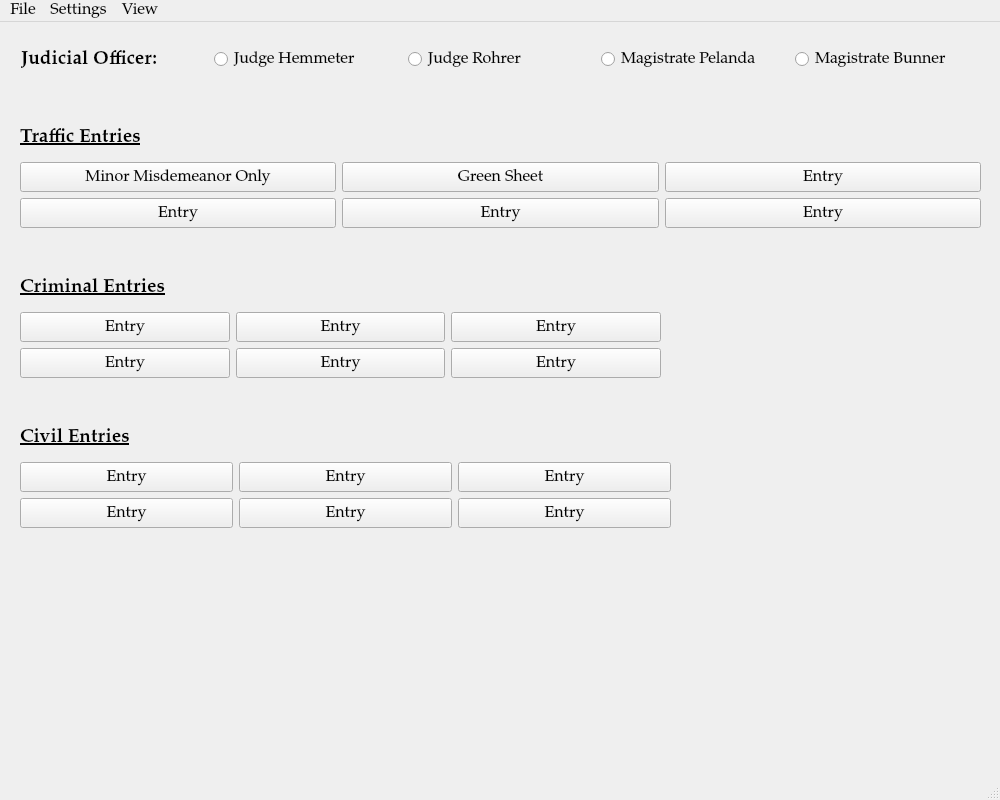
<?xml version="1.0" encoding="UTF-8"?>
<ui version="4.0">
 <class>MainWindow</class>
 <widget class="QMainWindow" name="MainWindow">
  <property name="geometry">
   <rect>
    <x>0</x>
    <y>0</y>
    <width>1000</width>
    <height>800</height>
   </rect>
  </property>
  <property name="sizePolicy">
   <sizepolicy hsizetype="Fixed" vsizetype="Fixed">
    <horstretch>0</horstretch>
    <verstretch>0</verstretch>
   </sizepolicy>
  </property>
  <property name="minimumSize">
   <size>
    <width>0</width>
    <height>800</height>
   </size>
  </property>
  <property name="font">
   <font>
    <family>Palatino Linotype</family>
    <pointsize>12</pointsize>
   </font>
  </property>
  <property name="windowTitle">
   <string>MuniEntry</string>
  </property>
  <widget class="QWidget" name="centralwidget">
   <widget class="QWidget" name="layoutWidget">
    <property name="geometry">
     <rect>
      <x>20</x>
      <y>290</y>
      <width>641</width>
      <height>68</height>
     </rect>
    </property>
    <layout class="QGridLayout" name="gridLayout_3">
     <item row="0" column="0">
      <widget class="QPushButton" name="FinalJudgmentEntryButton_6">
       <property name="minimumSize">
        <size>
         <width>120</width>
         <height>30</height>
        </size>
       </property>
       <property name="text">
        <string>Entry</string>
       </property>
      </widget>
     </item>
     <item row="0" column="1">
      <widget class="QPushButton" name="FinalJudgmentEntryButton_7">
       <property name="minimumSize">
        <size>
         <width>120</width>
         <height>30</height>
        </size>
       </property>
       <property name="text">
        <string>Entry</string>
       </property>
      </widget>
     </item>
     <item row="0" column="2">
      <widget class="QPushButton" name="MinorMisdemeanorTrafficButton_2">
       <property name="minimumSize">
        <size>
         <width>120</width>
         <height>30</height>
        </size>
       </property>
       <property name="text">
        <string>Entry</string>
       </property>
      </widget>
     </item>
     <item row="1" column="0">
      <widget class="QPushButton" name="FinalJudgmentEntryButton_8">
       <property name="minimumSize">
        <size>
         <width>120</width>
         <height>30</height>
        </size>
       </property>
       <property name="text">
        <string>Entry</string>
       </property>
      </widget>
     </item>
     <item row="1" column="1">
      <widget class="QPushButton" name="FinalJudgmentEntryButton_9">
       <property name="minimumSize">
        <size>
         <width>120</width>
         <height>30</height>
        </size>
       </property>
       <property name="text">
        <string>Entry</string>
       </property>
      </widget>
     </item>
     <item row="1" column="2">
      <widget class="QPushButton" name="FinalJudgmentEntryButton_10">
       <property name="minimumSize">
        <size>
         <width>120</width>
         <height>30</height>
        </size>
       </property>
       <property name="text">
        <string>Entry</string>
       </property>
      </widget>
     </item>
    </layout>
   </widget>
   <widget class="QLabel" name="label_2">
    <property name="geometry">
     <rect>
      <x>20</x>
      <y>100</y>
      <width>151</width>
      <height>31</height>
     </rect>
    </property>
    <property name="font">
     <font>
      <pointsize>14</pointsize>
      <weight>75</weight>
      <bold>true</bold>
      <underline>true</underline>
     </font>
    </property>
    <property name="text">
     <string>Traffic Entries</string>
    </property>
   </widget>
   <widget class="QLabel" name="label_3">
    <property name="geometry">
     <rect>
      <x>20</x>
      <y>250</y>
      <width>181</width>
      <height>31</height>
     </rect>
    </property>
    <property name="font">
     <font>
      <pointsize>14</pointsize>
      <weight>75</weight>
      <bold>true</bold>
      <underline>true</underline>
     </font>
    </property>
    <property name="text">
     <string>Criminal Entries</string>
    </property>
   </widget>
   <widget class="QLabel" name="label_4">
    <property name="geometry">
     <rect>
      <x>20</x>
      <y>400</y>
      <width>171</width>
      <height>31</height>
     </rect>
    </property>
    <property name="font">
     <font>
      <family>Palatino Linotype</family>
      <pointsize>14</pointsize>
      <weight>75</weight>
      <bold>true</bold>
      <underline>true</underline>
     </font>
    </property>
    <property name="text">
     <string>Civil Entries</string>
    </property>
   </widget>
   <widget class="QWidget" name="layoutWidget_2">
    <property name="geometry">
     <rect>
      <x>20</x>
      <y>440</y>
      <width>651</width>
      <height>68</height>
     </rect>
    </property>
    <layout class="QGridLayout" name="gridLayout_4">
     <item row="0" column="0">
      <widget class="QPushButton" name="FinalJudgmentEntryButton_11">
       <property name="minimumSize">
        <size>
         <width>120</width>
         <height>30</height>
        </size>
       </property>
       <property name="text">
        <string>Entry</string>
       </property>
      </widget>
     </item>
     <item row="0" column="1">
      <widget class="QPushButton" name="FinalJudgmentEntryButton_12">
       <property name="minimumSize">
        <size>
         <width>120</width>
         <height>30</height>
        </size>
       </property>
       <property name="text">
        <string>Entry</string>
       </property>
      </widget>
     </item>
     <item row="0" column="2">
      <widget class="QPushButton" name="MinorMisdemeanorTrafficButton_3">
       <property name="minimumSize">
        <size>
         <width>120</width>
         <height>30</height>
        </size>
       </property>
       <property name="text">
        <string>Entry</string>
       </property>
      </widget>
     </item>
     <item row="1" column="0">
      <widget class="QPushButton" name="FinalJudgmentEntryButton_13">
       <property name="minimumSize">
        <size>
         <width>120</width>
         <height>30</height>
        </size>
       </property>
       <property name="text">
        <string>Entry</string>
       </property>
      </widget>
     </item>
     <item row="1" column="1">
      <widget class="QPushButton" name="FinalJudgmentEntryButton_14">
       <property name="minimumSize">
        <size>
         <width>120</width>
         <height>30</height>
        </size>
       </property>
       <property name="text">
        <string>Entry</string>
       </property>
      </widget>
     </item>
     <item row="1" column="2">
      <widget class="QPushButton" name="FinalJudgmentEntryButton_15">
       <property name="minimumSize">
        <size>
         <width>120</width>
         <height>30</height>
        </size>
       </property>
       <property name="text">
        <string>Entry</string>
       </property>
      </widget>
     </item>
    </layout>
   </widget>
   <widget class="QWidget" name="layoutWidget">
    <property name="geometry">
     <rect>
      <x>21</x>
      <y>21</y>
      <width>961</width>
      <height>33</height>
     </rect>
    </property>
    <layout class="QGridLayout" name="gridLayout">
     <item row="0" column="0">
      <widget class="QLabel" name="label">
       <property name="font">
        <font>
         <pointsize>14</pointsize>
         <weight>75</weight>
         <bold>true</bold>
        </font>
       </property>
       <property name="text">
        <string>Judicial Officer:</string>
       </property>
      </widget>
     </item>
     <item row="0" column="1">
      <widget class="QRadioButton" name="radioButton">
       <property name="text">
        <string>Judge Hemmeter</string>
       </property>
       <attribute name="buttonGroup">
        <string notr="true">buttonGroup</string>
       </attribute>
      </widget>
     </item>
     <item row="0" column="2">
      <widget class="QRadioButton" name="radioButton_2">
       <property name="text">
        <string>Judge Rohrer</string>
       </property>
       <attribute name="buttonGroup">
        <string notr="true">buttonGroup</string>
       </attribute>
      </widget>
     </item>
     <item row="0" column="3">
      <widget class="QRadioButton" name="radioButton_3">
       <property name="text">
        <string>Magistrate Pelanda</string>
       </property>
       <attribute name="buttonGroup">
        <string notr="true">buttonGroup</string>
       </attribute>
      </widget>
     </item>
     <item row="0" column="4">
      <widget class="QRadioButton" name="radioButton_4">
       <property name="text">
        <string>Magistrate Bunner</string>
       </property>
       <attribute name="buttonGroup">
        <string notr="true">buttonGroup</string>
       </attribute>
      </widget>
     </item>
    </layout>
   </widget>
   <widget class="QWidget" name="layoutWidget">
    <property name="geometry">
     <rect>
      <x>20</x>
      <y>140</y>
      <width>961</width>
      <height>68</height>
     </rect>
    </property>
    <layout class="QGridLayout" name="gridLayout_2">
     <item row="0" column="1">
      <widget class="QPushButton" name="GreenSheetButton">
       <property name="minimumSize">
        <size>
         <width>120</width>
         <height>30</height>
        </size>
       </property>
       <property name="text">
        <string>Green Sheet</string>
       </property>
      </widget>
     </item>
     <item row="0" column="2">
      <widget class="QPushButton" name="FinalJudgmentEntryButton_5">
       <property name="minimumSize">
        <size>
         <width>120</width>
         <height>30</height>
        </size>
       </property>
       <property name="text">
        <string>Entry</string>
       </property>
      </widget>
     </item>
     <item row="0" column="0">
      <widget class="QPushButton" name="MinorMisdemeanorTrafficButton">
       <property name="minimumSize">
        <size>
         <width>120</width>
         <height>30</height>
        </size>
       </property>
       <property name="text">
        <string>Minor Misdemeanor Only</string>
       </property>
      </widget>
     </item>
     <item row="1" column="0">
      <widget class="QPushButton" name="FinalJudgmentEntryButton_2">
       <property name="minimumSize">
        <size>
         <width>120</width>
         <height>30</height>
        </size>
       </property>
       <property name="text">
        <string>Entry</string>
       </property>
      </widget>
     </item>
     <item row="1" column="1">
      <widget class="QPushButton" name="FinalJudgmentEntryButton_3">
       <property name="minimumSize">
        <size>
         <width>120</width>
         <height>30</height>
        </size>
       </property>
       <property name="text">
        <string>Entry</string>
       </property>
      </widget>
     </item>
     <item row="1" column="2">
      <widget class="QPushButton" name="FinalJudgmentEntryButton_4">
       <property name="minimumSize">
        <size>
         <width>120</width>
         <height>30</height>
        </size>
       </property>
       <property name="text">
        <string>Entry</string>
       </property>
      </widget>
     </item>
    </layout>
   </widget>
  </widget>
  <widget class="QMenuBar" name="menubar">
   <property name="geometry">
    <rect>
     <x>0</x>
     <y>0</y>
     <width>1000</width>
     <height>26</height>
    </rect>
   </property>
   <widget class="QMenu" name="menuFile">
    <property name="title">
     <string>File</string>
    </property>
    <addaction name="actionOpen"/>
    <addaction name="actionOptions"/>
    <addaction name="actionExit"/>
    <addaction name="separator"/>
    <addaction name="actionExit_2"/>
   </widget>
   <widget class="QMenu" name="menuSettings">
    <property name="title">
     <string>Settings</string>
    </property>
    <addaction name="actioncontrollers"/>
   </widget>
   <widget class="QMenu" name="menuView">
    <property name="title">
     <string>View</string>
    </property>
   </widget>
   <addaction name="menuFile"/>
   <addaction name="menuSettings"/>
   <addaction name="menuView"/>
  </widget>
  <widget class="QStatusBar" name="statusbar"/>
  <action name="actionOpen">
   <property name="text">
    <string>Open</string>
   </property>
  </action>
  <action name="actionOptions">
   <property name="text">
    <string>Options</string>
   </property>
  </action>
  <action name="actionExit">
   <property name="text">
    <string>Templates</string>
   </property>
  </action>
  <action name="actionExit_2">
   <property name="text">
    <string>Exit</string>
   </property>
  </action>
  <action name="actionGeneral_Motion_Entry">
   <property name="text">
    <string>General Motion Entry</string>
   </property>
  </action>
  <action name="actionFail_to_Appear_Minor_Traffic_Offense">
   <property name="text">
    <string>Fail to Appear - Minor Traffic Offense</string>
   </property>
  </action>
  <action name="actionOmnibus_Motion_Form">
   <property name="text">
    <string>Omnibus Motion Form</string>
   </property>
  </action>
  <action name="actionJury_Instructions">
   <property name="text">
    <string>Jury Instructions</string>
   </property>
  </action>
  <action name="actioncontrollers">
   <property name="text">
    <string>controllers</string>
   </property>
  </action>
  <action name="actionTemplates">
   <property name="text">
    <string>Templates</string>
   </property>
  </action>
 </widget>
 <resources/>
 <connections>
  <connection>
   <sender>GreenSheetButton</sender>
   <signal>clicked()</signal>
   <receiver>MainWindow</receiver>
   <slot>pushButtonDialog()</slot>
   <hints>
    <hint type="sourcelabel">
     <x>448</x>
     <y>167</y>
    </hint>
    <hint type="destinationlabel">
     <x>216</x>
     <y>46</y>
    </hint>
   </hints>
  </connection>
  <connection>
   <sender>MinorMisdemeanorTrafficButton</sender>
   <signal>clicked()</signal>
   <receiver>MainWindow</receiver>
   <slot>pushButtonDialog()</slot>
   <hints>
    <hint type="sourcelabel">
     <x>336</x>
     <y>167</y>
    </hint>
    <hint type="destinationlabel">
     <x>748</x>
     <y>40</y>
    </hint>
   </hints>
  </connection>
 </connections>
 <slots>
  <slot>pushButtonJuryInstructions()</slot>
  <slot>pushButtonTransferEntry()</slot>
  <slot>pushButtonVerdictForm()</slot>
  <slot>pushButtonOmnibusMotion()</slot>
  <slot>pushButtonDialog()</slot>
 </slots>
 <buttongroups>
  <buttongroup name="buttonGroup"/>
 </buttongroups>
</ui>
